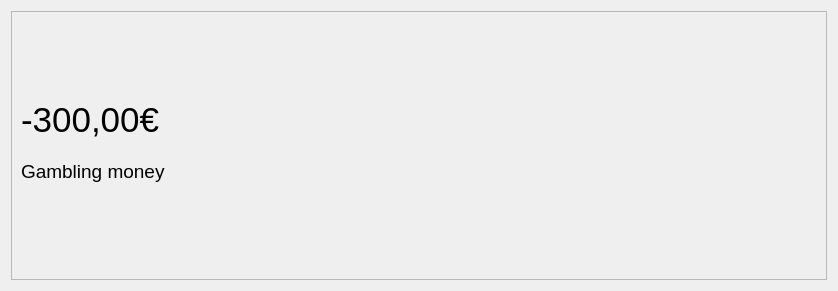
<?xml version="1.0" encoding="UTF-8"?>
<ui version="4.0">
 <class>TransactionView</class>
 <widget class="QDialog" name="TransactionView">
  <property name="geometry">
   <rect>
    <x>0</x>
    <y>0</y>
    <width>838</width>
    <height>291</height>
   </rect>
  </property>
  <property name="windowTitle">
   <string>Dialog</string>
  </property>
  <layout class="QVBoxLayout" name="verticalLayout">
   <item>
    <widget class="QScrollArea" name="scrollArea">
     <property name="widgetResizable">
      <bool>true</bool>
     </property>
     <property name="alignment">
      <set>Qt::AlignmentFlag::AlignLeading|Qt::AlignmentFlag::AlignLeft|Qt::AlignmentFlag::AlignVCenter</set>
     </property>
     <widget class="QWidget" name="scrollAreaWidgetContents">
      <property name="geometry">
       <rect>
        <x>0</x>
        <y>0</y>
        <width>818</width>
        <height>271</height>
       </rect>
      </property>
      <property name="maximumSize">
       <size>
        <width>16777215</width>
        <height>16777215</height>
       </size>
      </property>
      <widget class="QWidget" name="widget_2" native="true">
       <property name="geometry">
        <rect>
         <x>9</x>
         <y>85</y>
         <width>162</width>
         <height>97</height>
        </rect>
       </property>
       <property name="sizePolicy">
        <sizepolicy hsizetype="Minimum" vsizetype="Minimum">
         <horstretch>0</horstretch>
         <verstretch>0</verstretch>
        </sizepolicy>
       </property>
       <property name="maximumSize">
        <size>
         <width>16777215</width>
         <height>100</height>
        </size>
       </property>
       <layout class="QGridLayout" name="gridLayout_3">
        <item row="0" column="0">
         <widget class="QLabel" name="label_3">
          <property name="font">
           <font>
            <pointsize>26</pointsize>
           </font>
          </property>
          <property name="text">
           <string>-300,00€</string>
          </property>
          <property name="scaledContents">
           <bool>false</bool>
          </property>
         </widget>
        </item>
        <item row="1" column="0">
         <widget class="QLabel" name="label_4">
          <property name="font">
           <font>
            <pointsize>14</pointsize>
           </font>
          </property>
          <property name="text">
           <string>Gambling money</string>
          </property>
         </widget>
        </item>
       </layout>
      </widget>
     </widget>
    </widget>
   </item>
  </layout>
 </widget>
 <resources/>
 <connections/>
</ui>
